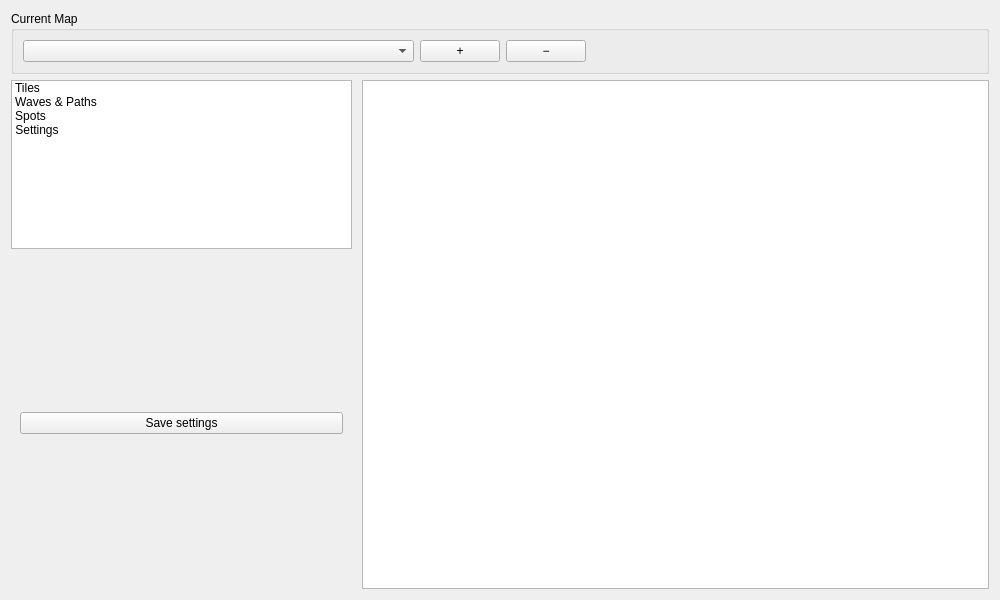
<?xml version="1.0" encoding="UTF-8"?>
<ui version="4.0">
 <class>MapEditor</class>
 <widget class="QWidget" name="MapEditor">
  <property name="geometry">
   <rect>
    <x>0</x>
    <y>0</y>
    <width>1000</width>
    <height>600</height>
   </rect>
  </property>
  <property name="minimumSize">
   <size>
    <width>1000</width>
    <height>600</height>
   </size>
  </property>
  <property name="windowTitle">
   <string>Map Editor</string>
  </property>
  <layout class="QVBoxLayout" name="verticalLayout">
   <item>
    <widget class="QGroupBox" name="mapSelectorGroup">
     <property name="title">
      <string>Current Map</string>
     </property>
     <layout class="QHBoxLayout">
      <item>
       <widget class="QComboBox" name="mapComboBox">
        <property name="sizePolicy">
         <sizepolicy hsizetype="Expanding" vsizetype="Fixed">
          <horstretch>0</horstretch>
          <verstretch>0</verstretch>
         </sizepolicy>
        </property>
        <property name="minimumSize">
         <size>
          <width>0</width>
          <height>0</height>
         </size>
        </property>
       </widget>
      </item>
      <item>
       <widget class="QPushButton" name="addMapButton">
        <property name="text">
         <string>+</string>
        </property>
       </widget>
      </item>
      <item>
       <widget class="QPushButton" name="deleteMapButton">
        <property name="text">
         <string>−</string>
        </property>
       </widget>
      </item>
      <item>
       <spacer name="horizontalSpacer">
        <property name="orientation">
         <enum>Qt::Orientation::Horizontal</enum>
        </property>
        <property name="sizeHint" stdset="0">
         <size>
          <width>40</width>
          <height>20</height>
         </size>
        </property>
       </spacer>
      </item>
     </layout>
    </widget>
   </item>
   <item>
    <layout class="QHBoxLayout" name="mainHorizontalLayout">
     <property name="spacing">
      <number>10</number>
     </property>
     <item>
      <widget class="QWidget" name="leftPanel" native="true">
       <property name="sizePolicy">
        <sizepolicy hsizetype="Fixed" vsizetype="Preferred">
         <horstretch>0</horstretch>
         <verstretch>0</verstretch>
        </sizepolicy>
       </property>
       <property name="minimumSize">
        <size>
         <width>100</width>
         <height>0</height>
        </size>
       </property>
       <layout class="QVBoxLayout" name="leftPanelLayout">
        <property name="spacing">
         <number>8</number>
        </property>
        <property name="margin" stdset="0">
         <number>0</number>
        </property>
        <item>
         <widget class="QListWidget" name="modeList">
          <property name="iconSize">
           <size>
            <width>64</width>
            <height>64</height>
           </size>
          </property>
          <property name="flow">
           <enum>QListView::Flow::TopToBottom</enum>
          </property>
          <property name="viewMode">
           <enum>QListView::ViewMode::IconMode</enum>
          </property>
          <item>
           <property name="text">
            <string>Tiles</string>
           </property>
           <property name="icon">
            <iconset>
             <normaloff>
                                                    :/icons/tiles.png</normaloff>
                                                    :/icons/tiles.png</iconset>
           </property>
          </item>
          <item>
           <property name="text">
            <string>Waves &amp; Paths</string>
           </property>
           <property name="icon">
            <iconset>
             <normaloff>
                                                    :/icons/wave.png</normaloff>
                                                    :/icons/wave.png</iconset>
           </property>
          </item>
          <item>
           <property name="text">
            <string>Spots</string>
           </property>
          </item>
          <item>
           <property name="text">
            <string>Settings</string>
           </property>
          </item>
         </widget>
        </item>
        <item>
         <widget class="QStackedWidget" name="editorStack">
          <property name="currentIndex">
           <number>3</number>
          </property>
          <widget class="QWidget" name="tilesEditorPage">
           <layout class="QVBoxLayout">
            <item>
             <widget class="QGroupBox" name="texturesGroup">
              <property name="title">
               <string>Textures</string>
              </property>
              <layout class="QVBoxLayout">
               <item>
                <widget class="QListWidget" name="textureList">
                 <property name="iconSize">
                  <size>
                   <width>48</width>
                   <height>48</height>
                  </size>
                 </property>
                 <property name="flow">
                  <enum>QListView::Flow::LeftToRight</enum>
                 </property>
                 <property name="resizeMode">
                  <enum>QListView::ResizeMode::Adjust</enum>
                 </property>
                 <property name="viewMode">
                  <enum>QListView::ViewMode::IconMode</enum>
                 </property>
                 <property name="wrapping" stdset="0">
                  <bool>true</bool>
                 </property>
                </widget>
               </item>
               <item>
                <layout class="QHBoxLayout">
                 <item>
                  <widget class="QPushButton" name="addTextureButton">
                   <property name="text">
                    <string>Add</string>
                   </property>
                  </widget>
                 </item>
                 <item>
                  <widget class="QPushButton" name="deleteTextureButton">
                   <property name="text">
                    <string>Delete</string>
                   </property>
                  </widget>
                 </item>
                </layout>
               </item>
              </layout>
             </widget>
            </item>
           </layout>
          </widget>
          <widget class="QWidget" name="wavesEditorPage">
           <layout class="QVBoxLayout">
            <item>
             <widget class="QGroupBox" name="wavesGroup">
              <property name="title">
               <string>Waves</string>
              </property>
              <layout class="QVBoxLayout">
               <item>
                <widget class="QListWidget" name="wavesList"/>
               </item>
               <item>
                <layout class="QHBoxLayout">
                 <item>
                  <widget class="QPushButton" name="addWaveButton">
                   <property name="text">
                    <string>Add Wave</string>
                   </property>
                  </widget>
                 </item>
                 <item>
                  <widget class="QPushButton" name="editWaveButton">
                   <property name="text">
                    <string>Edit wave</string>
                   </property>
                  </widget>
                 </item>
                 <item>
                  <widget class="QPushButton" name="deleteWaveButton">
                   <property name="text">
                    <string>Delete</string>
                   </property>
                  </widget>
                 </item>
                </layout>
               </item>
               <item>
                <widget class="QLabel" name="waveInfoLabel">
                 <property name="text">
                  <string>Select a wave to edit its path and
                                                                            enemies
                                                                        </string>
                 </property>
                 <property name="alignment">
                  <set>Qt::AlignmentFlag::AlignCenter</set>
                 </property>
                </widget>
               </item>
               <item>
                <widget class="QPushButton" name="editCurrentWavePathButton">
                 <property name="text">
                  <string>Edit Path for Selected Wave</string>
                 </property>
                </widget>
               </item>
              </layout>
             </widget>
            </item>
           </layout>
          </widget>
          <widget class="QWidget" name="spotsEditorPage">
           <property name="minimumSize">
            <size>
             <width>337</width>
             <height>0</height>
            </size>
           </property>
           <layout class="QVBoxLayout" name="verticalLayout_3">
            <item>
             <widget class="QListWidget" name="spotsList"/>
            </item>
            <item>
             <layout class="QHBoxLayout" name="horizontalLayout">
              <item>
               <widget class="QPushButton" name="editSpotButton">
                <property name="text">
                 <string>Edit spot</string>
                </property>
               </widget>
              </item>
              <item>
               <widget class="QPushButton" name="removeSpotButton">
                <property name="text">
                 <string>Remove spot</string>
                </property>
               </widget>
              </item>
             </layout>
            </item>
            <item>
             <widget class="QPushButton" name="addSpotButton">
              <property name="text">
               <string>Add spot</string>
              </property>
             </widget>
            </item>
           </layout>
          </widget>
          <widget class="QWidget" name="page">
           <layout class="QVBoxLayout" name="verticalLayout_2">
            <item>
             <layout class="QFormLayout" name="propertiesForm"/>
            </item>
            <item>
             <widget class="QPushButton" name="saveSettingsButton">
              <property name="text">
               <string>Save settings</string>
              </property>
             </widget>
            </item>
           </layout>
          </widget>
         </widget>
        </item>
        <item>
         <spacer name="verticalSpacer">
          <property name="orientation">
           <enum>Qt::Orientation::Vertical</enum>
          </property>
          <property name="sizeHint" stdset="0">
           <size>
            <width>0</width>
            <height>0</height>
           </size>
          </property>
         </spacer>
        </item>
       </layout>
      </widget>
     </item>
     <item>
      <widget class="QGraphicsView" name="mapView">
       <property name="sizePolicy">
        <sizepolicy hsizetype="Expanding" vsizetype="Expanding">
         <horstretch>0</horstretch>
         <verstretch>0</verstretch>
        </sizepolicy>
       </property>
       <property name="minimumSize">
        <size>
         <width>300</width>
         <height>0</height>
        </size>
       </property>
      </widget>
     </item>
    </layout>
   </item>
  </layout>
 </widget>
 <resources>
  <include location="."/>
 </resources>
 <connections/>
</ui>
